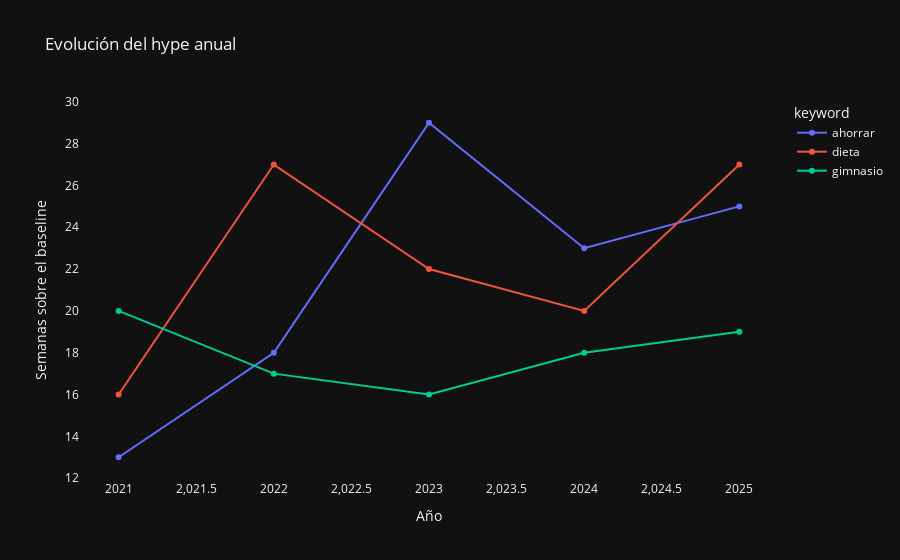

The code cell stored with this chart in its notebook:
### Code cell
fig = px.line(
    hype_duration,
    x='year',
    y='weeks_above_baseline',
    color='keyword',
    markers=True,
    template='plotly_dark',
    title='Evolución del hype anual'
)

fig.update_layout(
    xaxis_title='Año',
    yaxis_title='Semanas sobre el baseline',
    hovermode='x unified'
)

fig.update_xaxes(showgrid=False)
fig.update_yaxes(showgrid=False)

fig.show()

### Figure 1 — Plotly figure (JSON) as saved in the notebook; plotly's stock layout.template omitted (floating-point values rounded to 4 significant figures)
{"data": [{"hovertemplate": "keyword=ahorrar<br>year=%{x}<br>weeks_above_baseline=%{y}<extra></extra>", "legendgroup": "ahorrar", "line": {"color": "#636efa", "dash": "solid"}, "marker": {"symbol": "circle"}, "mode": "lines+markers", "name": "ahorrar", "orientation": "v", "showlegend": true, "type": "scatter", "x": [2021, 2022, 2023, 2024, 2025], "xaxis": "x", "y": [13, 18, 29, 23, 25], "yaxis": "y"}, {"hovertemplate": "keyword=dieta<br>year=%{x}<br>weeks_above_baseline=%{y}<extra></extra>", "legendgroup": "dieta", "line": {"color": "#EF553B", "dash": "solid"}, "marker": {"symbol": "circle"}, "mode": "lines+markers", "name": "dieta", "orientation": "v", "showlegend": true, "type": "scatter", "x": [2021, 2022, 2023, 2024, 2025], "xaxis": "x", "y": [16, 27, 22, 20, 27], "yaxis": "y"}, {"hovertemplate": "keyword=gimnasio<br>year=%{x}<br>weeks_above_baseline=%{y}<extra></extra>", "legendgroup": "gimnasio", "line": {"color": "#00cc96", "dash": "solid"}, "marker": {"symbol": "circle"}, "mode": "lines+markers", "name": "gimnasio", "orientation": "v", "showlegend": true, "type": "scatter", "x": [2021, 2022, 2023, 2024, 2025], "xaxis": "x", "y": [20, 17, 16, 18, 19], "yaxis": "y"}], "layout": {"hovermode": "x unified", "legend": {"title": {"text": "keyword"}, "tracegroupgap": 0}, "title": {"text": "Evolución del hype anual"}, "xaxis": {"anchor": "y", "domain": [0, 1], "showgrid": false, "title": {"text": "Año"}}, "yaxis": {"anchor": "x", "domain": [0, 1], "showgrid": false, "title": {"text": "Semanas sobre el baseline"}}}}
